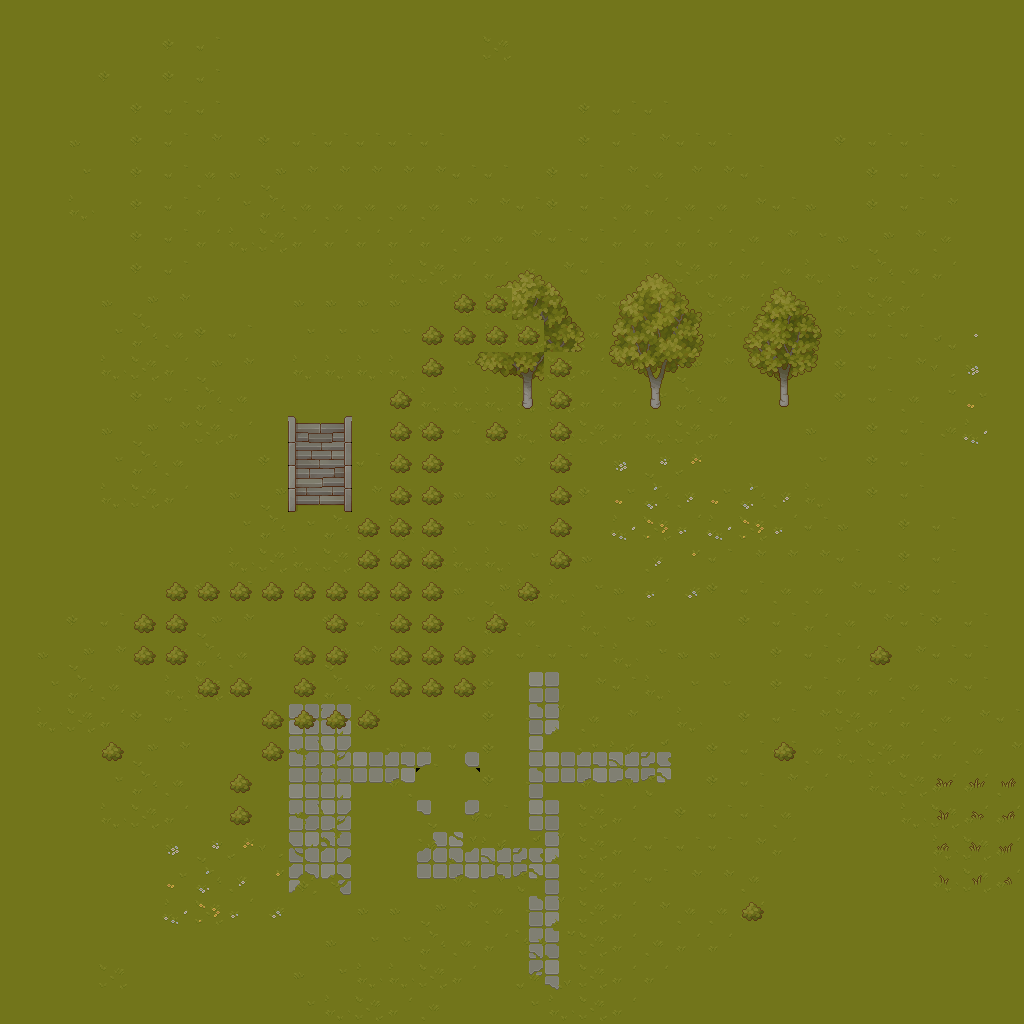

The image is a tile-based game level rendered from a .tmx file. Its description and complete source (layers, tilesets, objects, tile grids) follow:
An orthogonal 32x32 tile map with 32x32 px tiles, 2 tile layers (camada1, camada2), 3 tilesets.

<map version="1.10" tiledversion="1.12.2" orientation="orthogonal" renderorder="right-down" width="32" height="32" tilewidth="32" tileheight="32" infinite="0" nextlayerid="3" nextobjectid="1">
 <tileset firstgid="1" name="grass" tilewidth="32" tileheight="32" tilecount="64" columns="8">
  <image source="./grass.png" width="256" height="256" />
 </tileset>
 <tileset firstgid="65" name="struct" tilewidth="32" tileheight="32" tilecount="256" columns="16">
  <image source="./struct.png" width="512" height="512" />
 </tileset>
 <tileset firstgid="321" name="plant" tilewidth="32" tileheight="32" tilecount="256" columns="16">
  <image source="./plant.png" width="512" height="512" />
  <tile id="97">
   <properties>
    <property name="solid" type="bool" value="true" />
   </properties>
  </tile>
 </tileset>
 <layer id="1" name="camada1" width="32" height="32">
  <data encoding="csv">
1,1,1,1,1,1,1,1,1,1,1,1,1,1,1,1,1,1,1,1,1,1,1,1,1,1,1,1,1,1,1,1,
1,1,1,1,1,2,3,1,1,1,1,1,1,1,1,26,1,1,1,1,1,1,1,1,1,1,1,1,1,1,1,1,
1,1,1,2,1,2,3,1,1,1,1,1,1,1,1,1,1,1,1,1,1,1,1,1,1,1,1,1,1,1,1,1,
1,1,1,1,2,3,3,1,1,1,1,1,1,1,1,1,1,1,2,3,3,1,1,1,1,1,1,1,1,1,1,1,
1,1,9,1,2,3,11,1,2,3,3,3,3,3,1,1,1,1,2,3,11,3,3,1,1,1,2,3,3,1,1,1,
1,1,17,1,2,3,19,9,10,11,11,11,11,11,3,3,1,2,3,11,19,11,11,3,1,1,1,2,3,3,1,1,
1,1,25,1,2,3,27,17,18,19,19,19,19,19,11,11,3,2,3,19,27,19,19,11,3,9,1,2,3,11,1,1,
1,1,1,1,2,3,27,25,26,27,27,27,27,27,19,19,11,3,3,27,27,27,27,19,11,17,9,10,11,19,1,1,
1,1,1,1,2,3,1,1,1,1,1,1,25,26,27,27,19,11,3,1,25,26,27,27,19,25,17,18,19,27,1,1,
1,1,1,9,10,11,1,1,1,9,9,9,9,1,25,26,27,19,11,3,1,25,26,27,27,1,25,26,27,1,1,1,
1,1,1,17,18,19,2,3,1,17,17,17,17,9,9,25,26,27,19,11,1,2,3,1,1,1,2,3,3,4,5,1,
1,1,1,25,26,27,10,11,1,25,25,25,25,17,17,17,25,26,27,19,9,10,11,1,1,1,2,3,11,12,13,1,
1,1,1,1,2,3,18,19,1,1,1,1,17,25,25,25,25,26,27,27,17,18,19,1,1,1,2,3,19,20,21,1,
1,1,1,9,10,11,26,27,1,82,83,1,1,2,3,19,25,25,26,27,25,26,27,1,1,9,1,2,3,28,29,1,
1,1,1,17,18,19,1,1,2,98,99,3,9,1,1,1,2,3,1,13,14,15,1,1,1,17,1,2,3,1,1,1,
1,1,1,25,26,27,1,9,10,114,115,11,17,9,9,9,1,1,2,21,22,23,21,22,23,25,1,2,3,1,1,1,
1,1,1,1,1,1,1,17,18,17,18,19,25,17,17,17,9,9,1,29,30,31,29,30,31,3,9,1,2,3,1,1,
1,1,1,1,1,1,1,25,26,25,26,27,1,25,25,25,17,17,9,1,23,24,3,11,11,11,3,1,2,3,1,1,
1,1,1,1,1,1,2,3,1,1,1,1,1,1,9,10,25,25,17,9,31,32,2,3,19,19,11,3,2,3,1,1,
1,1,2,3,1,9,10,11,1,1,2,3,1,1,17,18,19,1,25,17,9,1,1,2,3,27,19,11,3,2,3,1,
1,9,10,11,1,17,18,19,1,9,10,11,1,1,1,2,3,3,3,25,17,9,9,1,2,3,27,19,11,3,3,1,
1,17,18,19,1,25,26,27,1,17,18,19,1,1,1,2,35,36,11,3,25,17,17,1,2,3,27,27,19,11,3,1,
1,25,26,27,2,3,1,1,1,33,34,27,1,1,1,2,43,44,19,11,1,25,1,2,3,11,26,27,27,19,11,3,
1,1,1,9,10,11,1,1,1,41,42,37,38,55,56,2,35,37,38,39,40,1,2,3,3,19,25,26,27,27,19,11,
1,1,1,17,18,19,1,1,1,33,34,45,46,63,64,2,43,45,46,47,48,1,2,3,11,27,1,25,26,27,27,19,
1,1,1,25,26,27,1,1,1,41,42,1,1,53,54,3,35,36,26,27,1,2,3,3,19,1,1,1,25,26,27,27,
1,1,1,1,1,13,14,15,16,49,50,1,1,61,62,39,40,44,26,27,3,3,3,11,27,1,1,1,1,25,26,27,
1,1,1,1,1,21,22,23,24,57,58,1,1,45,46,47,48,36,26,27,3,11,11,19,1,1,1,1,1,25,26,27,
1,1,1,1,1,29,30,31,32,1,1,9,9,10,11,19,43,44,26,27,11,19,19,27,1,1,1,1,1,1,1,1,
1,1,1,1,1,1,1,1,1,1,9,17,17,18,19,27,51,52,26,27,19,27,27,1,1,1,1,1,1,1,1,1,
1,1,1,26,1,1,1,1,1,9,17,25,25,26,27,1,59,60,26,27,27,1,1,1,1,1,1,1,1,1,1,1,
1,1,1,1,1,1,1,1,1,17,25,26,27,19,1,1,17,25,26,27,1,1,1,1,1,1,1,1,1,1,1,1
</data>
 </layer>
 <layer id="2" name="camada2" width="32" height="32">
  <data encoding="csv">
0,0,0,0,0,0,0,0,0,0,0,0,0,0,0,0,0,0,0,0,0,0,0,0,0,0,0,0,0,0,0,0,
0,0,0,0,0,0,0,0,0,0,0,0,0,0,0,0,0,0,0,0,0,0,0,0,0,0,0,0,0,0,0,0,
0,0,0,0,0,0,0,0,0,0,0,0,0,0,0,0,0,0,0,0,0,0,0,0,0,0,0,0,0,0,0,0,
0,0,0,0,0,0,0,0,0,0,0,0,0,0,0,0,0,0,0,0,0,0,0,0,0,0,0,0,0,0,0,0,
0,0,0,0,0,0,0,0,0,0,0,0,0,0,0,0,0,0,0,0,0,0,0,0,0,0,0,0,0,0,0,0,
0,0,0,0,0,0,0,0,0,0,0,0,0,0,0,0,0,0,0,0,0,0,0,0,0,0,0,0,0,0,0,0,
0,0,0,0,0,0,0,0,0,0,0,0,0,0,0,0,0,0,0,0,0,0,0,0,0,0,0,0,0,0,0,0,
0,0,0,0,0,0,0,0,0,0,0,0,0,0,0,0,0,0,0,0,0,0,0,0,0,0,0,0,0,0,0,0,
0,0,0,0,0,0,0,0,0,0,0,0,0,0,321,322,323,324,325,326,327,328,329,330,331,332,0,0,0,0,0,0,
0,0,0,0,0,0,0,0,0,0,0,0,0,0,418,418,339,340,341,342,343,344,345,346,347,348,0,0,0,0,0,0,
0,0,0,0,0,0,0,0,0,0,0,0,0,418,418,418,418,356,357,358,359,360,361,362,363,364,0,0,0,0,0,0,
0,0,0,0,0,0,0,0,0,0,0,0,0,418,369,370,371,418,373,374,375,376,377,378,379,380,0,0,0,0,0,0,
0,0,0,401,401,402,403,0,0,0,0,0,418,0,385,386,387,418,389,390,391,392,393,394,395,396,0,0,0,0,0,0,
0,401,401,401,402,403,402,403,0,0,0,0,418,418,0,418,0,418,0,0,0,0,0,0,0,0,0,0,0,0,0,0,
0,417,417,401,402,403,401,402,403,0,0,0,418,418,0,0,0,418,0,0,0,0,0,0,0,0,0,0,0,0,0,0,
401,433,433,417,401,402,403,402,403,0,0,0,418,418,0,0,0,418,0,0,0,0,0,0,0,0,0,0,0,0,0,0,
417,433,434,433,401,402,403,402,403,0,0,418,418,418,0,0,0,418,0,0,0,0,0,0,0,0,0,0,0,0,0,0,
433,434,433,434,401,402,403,403,419,0,0,418,418,418,0,0,0,418,0,0,0,0,0,0,0,0,0,0,0,0,0,0,
433,434,433,434,401,418,418,418,418,418,418,418,418,418,0,0,418,0,0,0,0,0,0,0,0,0,0,0,0,0,0,0,
0,0,433,433,418,418,403,419,0,401,418,403,418,418,0,418,0,0,0,0,0,0,0,0,0,0,401,402,403,0,0,0,
0,0,0,433,418,418,419,435,0,418,418,419,418,418,418,0,0,0,0,0,0,0,0,0,0,0,417,418,419,0,0,0,
0,0,0,401,433,434,418,418,0,418,434,435,418,418,418,0,0,0,0,0,0,0,0,0,0,0,433,434,435,0,0,0,
0,0,401,402,403,403,0,0,418,418,418,418,0,0,0,0,0,0,0,0,0,0,0,401,402,403,0,0,0,0,0,0,
0,0,417,418,419,419,0,0,418,0,0,0,0,0,0,0,0,0,0,0,0,0,0,417,418,419,0,0,0,0,0,0,
0,0,433,434,435,435,0,418,0,0,0,0,0,0,0,0,0,0,0,0,0,0,0,433,434,435,0,0,0,513,514,515,
0,0,0,0,0,0,0,418,0,0,0,0,0,0,0,0,0,0,0,0,0,0,0,0,0,0,0,0,0,529,530,531,
0,0,0,0,0,0,0,0,0,0,0,0,0,0,0,0,0,0,0,0,0,0,0,0,0,0,0,0,0,545,546,547,
0,0,0,0,0,0,0,0,0,0,0,0,0,0,0,0,0,0,0,0,0,0,401,402,403,0,0,0,0,561,562,563,
0,0,0,0,0,0,0,0,0,0,0,0,0,0,0,0,0,0,0,0,0,0,417,418,419,0,0,0,0,0,0,0,
0,0,0,0,0,0,0,0,0,0,0,0,0,0,0,0,0,0,0,0,0,0,433,434,435,0,0,0,0,0,0,0,
0,0,0,0,0,0,0,0,0,0,0,0,0,0,0,0,0,0,0,0,0,0,0,0,0,0,0,0,0,0,0,0,
0,0,0,0,0,0,0,0,0,0,0,0,0,0,0,0,0,0,0,0,0,0,0,0,0,0,0,0,0,0,0,0
</data>
 </layer>
</map>
